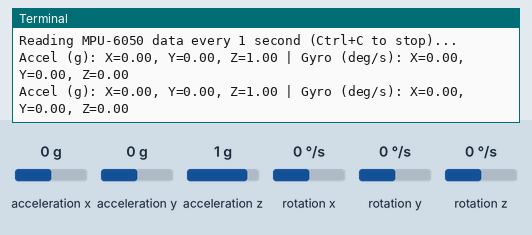
A program run on a simulated Raspberry Pi (BCM pin numbers). Shown: the last lines printed to the terminal. The inputs (shaded band) are chosen by the test bench; at power-on: acceleration x 0 g, acceleration y 0 g, acceleration z 1 g, rotation x 0 °/s, rotation y 0 °/s, rotation z 0 °/s.

Above: at 1.2 s.
1.3 s: acceleration x set to -1.4 g
At 2.6 s:
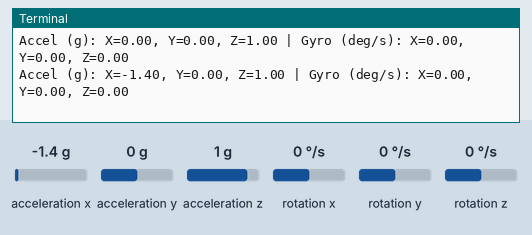
2.8 s: acceleration y set to -1.4 g
At 3.8 s:
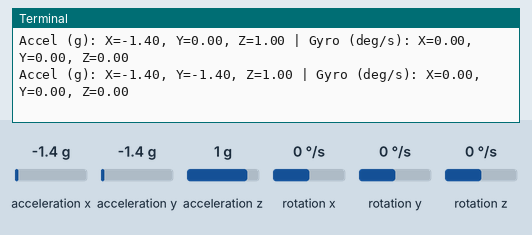
4.3 s: acceleration z set to -1.4 g
At 5.6 s:
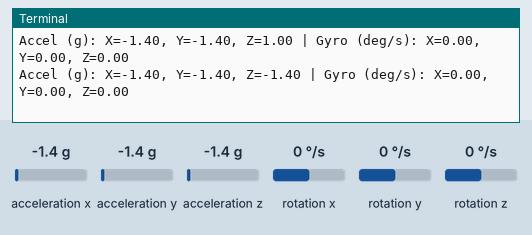
5.8 s: rotation x set to -192 °/s
At 6.9 s:
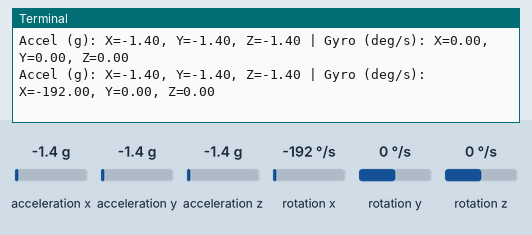
7.3 s: rotation y set to -192 °/s
At 8.9 s:
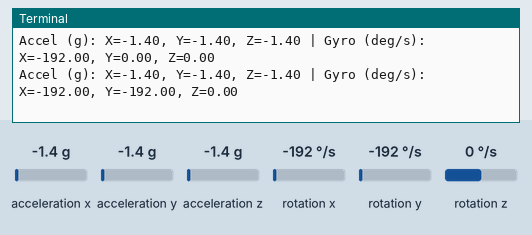

The program:

MPC6050_test.py
```python
import smbus2
import time

# MPU-6050 Register Addresses
PWR_MGMT_1 = 0x6B
ACCEL_XOUT_H = 0x3B
GYRO_XOUT_H = 0x43

# MPU-6050 Sensor sensitivity (default, can be configured)
# These are the default sensitivities if you haven't changed the FSR (Full Scale Range)
# 16384.0 LSB/g for accelerometer (+/- 2g)
# 131.0 LSB/deg/s for gyroscope (+/- 250 deg/s)
ACCEL_SCALE_FACTOR = 16384.0
GYRO_SCALE_FACTOR = 131.0

# I2C bus number (usually 1 for Raspberry Pi)
I2C_BUS = 1

# MPU-6050 I2C address (default address is 0x68, but can be 0x69 if AD0 is high)
# You can verify this using 'i2cdetect -y 1' in the terminal
MPU6050_ADDRESS = 0x68

def read_word(bus, adr, reg):
    """Reads a 16-bit word from two 8-bit registers."""
    high = bus.read_byte_data(adr, reg)
    low = bus.read_byte_data(adr, reg + 1)
    value = (high << 8) + low
    return value

def read_word_2c(bus, adr, reg):
    """Reads a 16-bit signed word (2's complement)."""
    val = read_word(bus, adr, reg)
    if (val >= 0x8000):
        return -((65535 - val) + 1)
    else:
        return val

def init_mpu6050(bus):
    """Initializes the MPU-6050."""
    try:
        # Wake up MPU-6050 (set PWR_MGMT_1 to 0)
        bus.write_byte_data(MPU6050_ADDRESS, PWR_MGMT_1, 0)
        print("MPU-6050 initialized successfully.")
    except Exception as e:
        print(f"Error initializing MPU-6050: {e}")
        print("Please check your wiring and I2C address.")
        exit()

def get_mpu6050_data(bus):
    """Reads accelerometer and gyroscope data from MPU-6050."""
    try:
        # Read accelerometer values
        accel_x = read_word_2c(bus, MPU6050_ADDRESS, ACCEL_XOUT_H) / ACCEL_SCALE_FACTOR
        accel_y = read_word_2c(bus, MPU6050_ADDRESS, ACCEL_XOUT_H + 2) / ACCEL_SCALE_FACTOR
        accel_z = read_word_2c(bus, MPU6050_ADDRESS, ACCEL_XOUT_H + 4) / ACCEL_SCALE_FACTOR

        # Read gyroscope values
        gyro_x = read_word_2c(bus, MPU6050_ADDRESS, GYRO_XOUT_H) / GYRO_SCALE_FACTOR
        gyro_y = read_word_2c(bus, MPU6050_ADDRESS, GYRO_XOUT_H + 2) / GYRO_SCALE_FACTOR
        gyro_z = read_word_2c(bus, MPU6050_ADDRESS, GYRO_XOUT_H + 4) / GYRO_SCALE_FACTOR

        return accel_x, accel_y, accel_z, gyro_x, gyro_y, gyro_z
    except Exception as e:
        print(f"Error reading MPU-6050 data: {e}")
        return None, None, None, None, None, None

if __name__ == "__main__":
    try:
        # Open I2C bus
        bus = smbus2.SMBus(I2C_BUS)
        print(f"Opened I2C bus {I2C_BUS}")

        # Initialize MPU-6050
        init_mpu6050(bus)

        print("\nReading MPU-6050 data every 1 second (Ctrl+C to stop)...")
        while True:
            accel_x, accel_y, accel_z, gyro_x, gyro_y, gyro_z = get_mpu6050_data(bus)

            if all(v is not None for v in [accel_x, accel_y, accel_z, gyro_x, gyro_y, gyro_z]):
                print(f"Accel (g): X={accel_x:.2f}, Y={accel_y:.2f}, Z={accel_z:.2f} | "
                      f"Gyro (deg/s): X={gyro_x:.2f}, Y={gyro_y:.2f}, Z={gyro_z:.2f}")
            else:
                print("Failed to read MPU-6050 data.")

            time.sleep(1)

    except KeyboardInterrupt:
        print("\nProgram terminated by user.")
    except Exception as e:
        print(f"An unexpected error occurred: {e}")
    finally:
        if 'bus' in locals() and bus:
            bus.close()
            print("I2C bus closed.")
```

Measured:
- after the input at 1.3 s, the terminal: prints a new line after 0.72 s (image 1)
- after the input at 2.8 s, the terminal: prints a new line after 0.23 s (image 2)
- after the input at 4.3 s, the terminal: prints a new line after 0.74 s (image 3)
- after the input at 5.8 s, the terminal: prints a new line after 0.24 s (image 4)
- after the input at 7.3 s, the terminal: prints a new line after 0.76 s (image 5)
